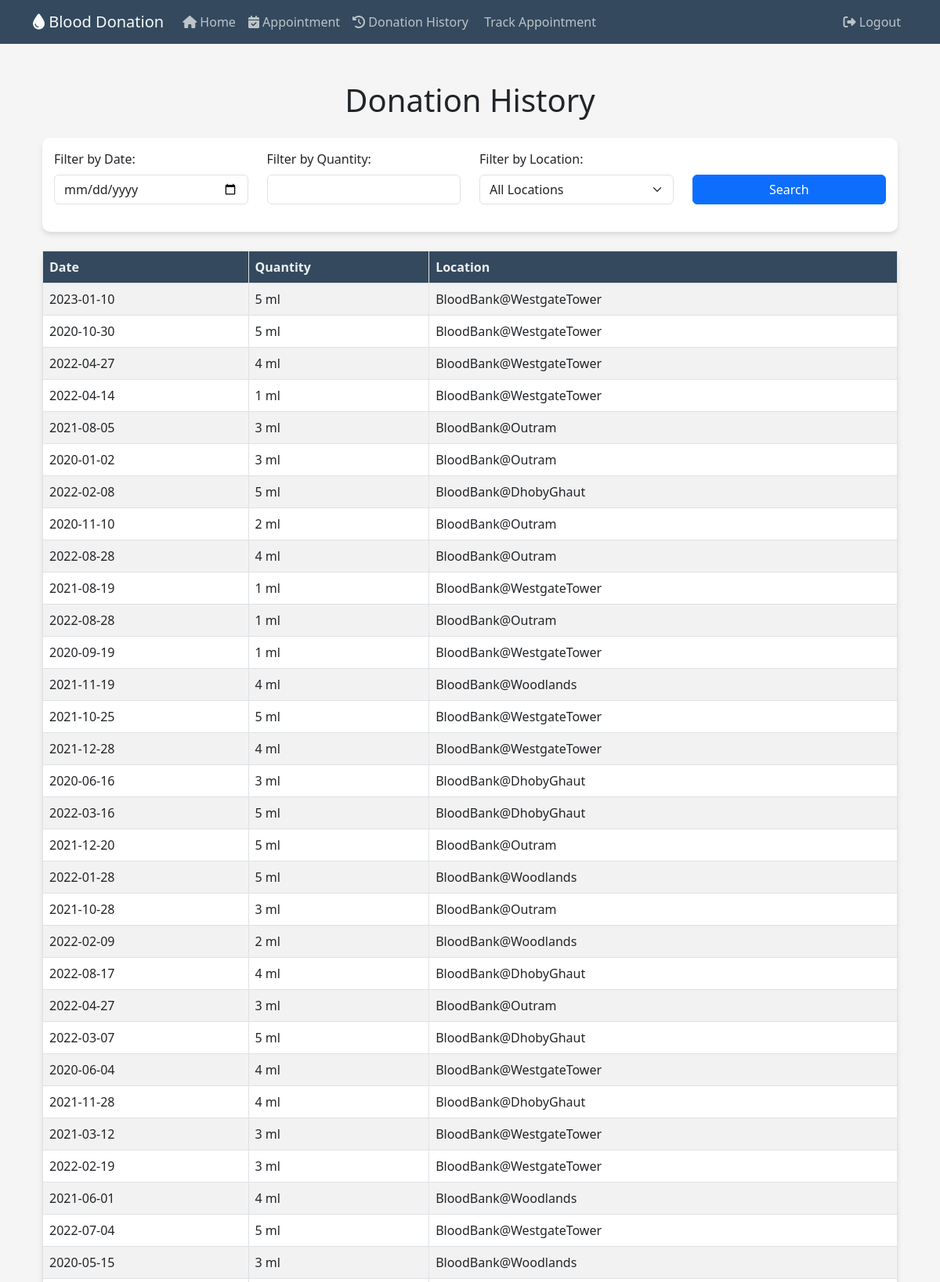
/donationhistory (signed in, upper part), run on the app's committed database.
### website/models.py (models this page shows)
class Donations(db.Model):
    DonationID = db.Column(db.Integer, primary_key=True, autoincrement=True)
    DonorID = db.Column(db.Integer, db.ForeignKey('donors.DonorID'))
    DonationDate = db.Column(db.Date, nullable=False)
    Quantity = db.Column(db.Integer, nullable=False)
    Location = db.Column(db.String(50), nullable=False)

### website/views.py (the view)
@views.route('/donationhistory')
def donationhistory():
    logged_in_user_email = session['email']
    user = Users.get_by_email(logged_in_user_email)
    donor_id = user.donor.DonorID
    stmt = select(Donations.DonationDate, Donations.Quantity, Donations.Location).where(Donations.DonorID == donor_id)
    result = db.session.execute(stmt)
    donations = result.fetchall()
    return render_template('donationhistory.html', donations=donations)

### website/models.py (called while the page is built)
    def get_by_email(email):
        return Users.query.filter_by(Email=email).first()

### website/templates/donationhistory.html (shortened to what this page needs)
{% extends "base.html" %}
{% block text %}
<div class="container my-5">
    <h1 class="mb-4">Donation History</h1>
    <div class="form-custom mb-4">
        <div class="row">
            <div class="col-md-3 filter-input">
                <label for="filter-date" class="form-label">Filter by Date:</label>
                <input type="date" class="form-control" id="filter-date">
            </div>
            <div class="col-md-3 filter-input">
                <label for="filter-quantity" class="form-label">Filter by Quantity:</label>
                <input type="number" class="form-control" id="filter-quantity">
            </div>
            <div class="col-md-3 filter-input">
                <label for="filter-location" class="form-label">Filter by Location:</label>
                <select class="form-select" id="filter-location">
                    <option value="">All Locations</option>
                </select>
            </div>
            <div class="col-md-3 filter-input d-flex align-items-end">
                <button class="btn btn-primary" id="search-btn">Search</button>
            </div>
        </div>
    </div>
    <table class="table table-striped table-bordered table-custom">
        <thead>
            <tr>
                <th>Date</th>
                <th>Quantity</th>
                <th>Location</th>
            </tr>
        </thead>
        <tbody>
            {% for donation in donations %}
                <tr>
                    <td>{{ donation[0] }}</td>
                    <td>{{ donation[1] }} ml</td>
                    <td>{{ donation[2] }}</td>
                </tr>
            {% else %}
                <tr>
                    <td colspan="3" class="text-center">No donations available</td>
                </tr>
            {% endfor %}
        </tbody>
    </table>
</div>
{% endblock %}

### website/static/styles.css (style rules this page uses)
body { font-family: 'Poppins', sans-serif; background-color: #f5f5f5 !important; }
h1 { font-size: 36px; margin: 20px 0; text-align: center; color: #4a4a4a; }
.btn-primary { background-color: #007bff; border-color: #007bff; transition: background-color 0.3s, border-color 0.3s; }

### website/templates/donationhistory.html (style rules this page uses)
.table-custom { background-color: #fff; border-radius: 10px; box-shadow: 0 4px 6px rgba(0, 0, 0, 0.1); }
.table-custom thead th { background-color: #34495e; color: #ecf0f1; }
.form-custom { padding: 15px; background-color: #fff; border-radius: 10px; box-shadow: 0 4px 6px rgba(0, 0, 0, 0.1); }
.filter-input { margin-bottom: 20px; }
#search-btn { width: 100%; margin-top: 30px; }

### data on the page
Donations: DonationDate "2023-01-10", Quantity "5", Location "BloodBank@WestgateTower"
Donations: DonationDate "2020-10-30", Quantity "5", Location "BloodBank@WestgateTower"
Donations: DonationDate "2022-04-27", Quantity "4", Location "BloodBank@WestgateTower"
Donations: DonationDate "2022-04-14", Quantity "1", Location "BloodBank@WestgateTower"
Donations: DonationDate "2021-08-05", Quantity "3", Location "BloodBank@Outram"
Donations: DonationDate "2020-01-02", Quantity "3", Location "BloodBank@Outram"
Donations: DonationDate "2022-02-08", Quantity "5", Location "BloodBank@DhobyGhaut"
Donations: DonationDate "2020-11-10", Quantity "2", Location "BloodBank@Outram"
Donations: DonationDate "2022-08-28", Quantity "4", Location "BloodBank@Outram"
Donations: DonationDate "2021-08-19", Quantity "1", Location "BloodBank@WestgateTower"
Donations: DonationDate "2022-08-28", Quantity "1", Location "BloodBank@Outram"
Donations: DonationDate "2020-09-19", Quantity "1", Location "BloodBank@WestgateTower"
Donations: DonationDate "2021-11-19", Quantity "4", Location "BloodBank@Woodlands"
Donations: DonationDate "2021-10-25", Quantity "5", Location "BloodBank@WestgateTower"
Donations: DonationDate "2021-12-28", Quantity "4", Location "BloodBank@WestgateTower"
Donations: DonationDate "2020-06-16", Quantity "3", Location "BloodBank@DhobyGhaut"
Donations: DonationDate "2022-03-16", Quantity "5", Location "BloodBank@DhobyGhaut"
Donations: DonationDate "2021-12-20", Quantity "5", Location "BloodBank@Outram"
Donations: DonationDate "2022-01-28", Quantity "5", Location "BloodBank@Woodlands"
Donations: DonationDate "2021-10-28", Quantity "3", Location "BloodBank@Outram"
Donations: DonationDate "2022-02-09", Quantity "2", Location "BloodBank@Woodlands"
Donations: DonationDate "2022-08-17", Quantity "4", Location "BloodBank@DhobyGhaut"
Donations: DonationDate "2022-04-27", Quantity "3", Location "BloodBank@Outram"
Donations: DonationDate "2022-03-07", Quantity "5", Location "BloodBank@DhobyGhaut"
Donations: DonationDate "2020-06-04", Quantity "4", Location "BloodBank@WestgateTower"
Donations: DonationDate "2021-11-28", Quantity "4", Location "BloodBank@DhobyGhaut"
Donations: DonationDate "2021-03-12", Quantity "3", Location "BloodBank@WestgateTower"
Donations: DonationDate "2022-02-19", Quantity "3", Location "BloodBank@WestgateTower"
Donations: DonationDate "2021-06-01", Quantity "4", Location "BloodBank@Woodlands"
Donations: DonationDate "2022-07-04", Quantity "5", Location "BloodBank@WestgateTower"
Donations: DonationDate "2020-05-15", Quantity "3", Location "BloodBank@Woodlands"
